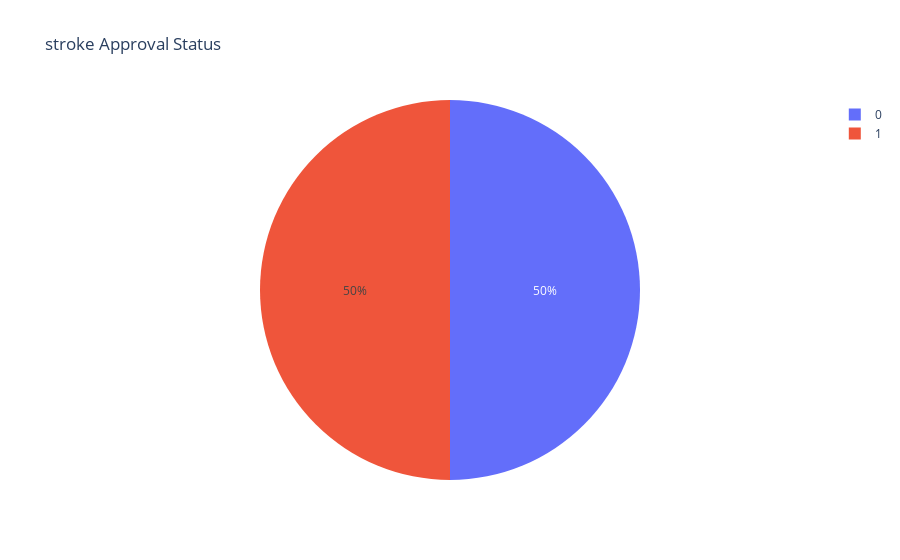

The notebook cell this image was saved under:
### Code cell
#distribution of the stroke status column

stroke_status_count = stroke['stroke'].value_counts()
fig_stroke_status = px.pie(stroke_status_count, 
                         names=stroke_status_count.index, 
                         title='stroke Approval Status')
fig_stroke_status.show()

### Figure 1 — Plotly figure (JSON) as saved in the notebook; plotly's stock layout.template omitted (floating-point values rounded to 4 significant figures)
{"data": [{"domain": {"x": [0, 1], "y": [0, 1]}, "hovertemplate": "stroke=%{label}<extra></extra>", "labels": [0, 1], "legendgroup": "", "name": "", "showlegend": true, "type": "pie"}], "layout": {"legend": {"tracegroupgap": 0}, "title": {"text": "stroke Approval Status"}}}
